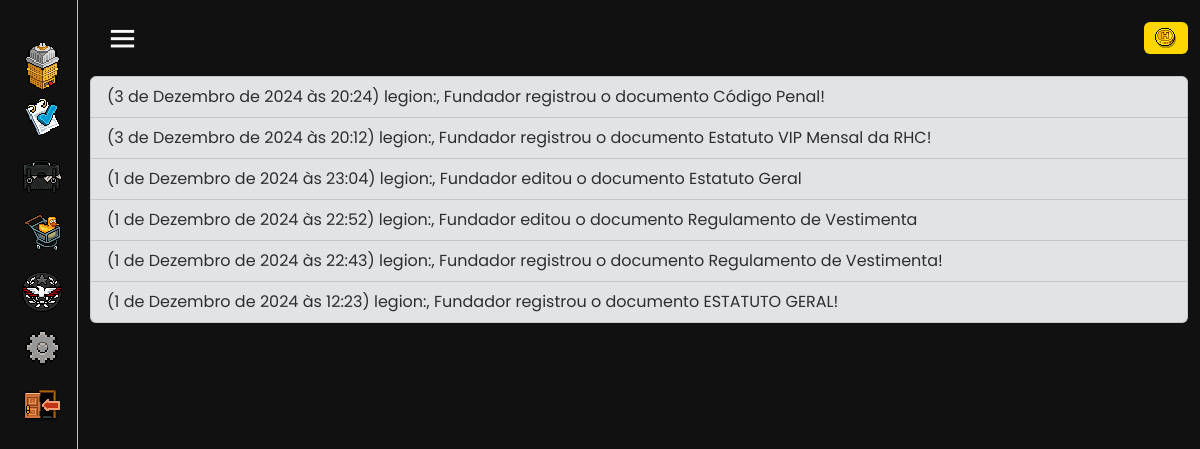
Page /system/staff/log-documentos/ on the committed database.
### System/models.py (models this page shows, shortened)
class LogDocumentos(models.Model):
      treinamento = models.ForeignKey(Documentos, verbose_name=("documentis"), on_delete=models.PROTECT, null=True)
      texto = models.TextField(blank=False, null=True, verbose_name='Texto relatorio', max_length=150)
      datatime = models.DateTimeField(default=timezone.now)

### System/views.py (the view)
# urls.py: path('staff/log-documentos/', LogDocumentosView.as_view(), name='LOGDOCUMENTOS'),
class LogDocumentosView(GroupRequiredMixin, ListView):
    model = LogDocumentos
    template_name = 'Log.html'
    context_object_name = 'logs'
    group_required = [u'STAFF']
    def get_queryset(self):
        queryset = LogDocumentos.objects.all().order_by('-datatime')
        return queryset

### Templates/Log.html
{% extends "Index.html" %}
{% load static %}
{% block main %}
<div class="container m-auto">
  {% if logs %}
  <ul class="list-group">
  {% for log in logs %}
  <li class="list-group-item list-group-item-secondary">({{log.datatime}}) {{log.texto}}</li>
  {% endfor %}
</ul>
  {% else %}
  <div class="alert alert-secondary m-auto mt-3 text-center" role="alert">
    Sem logs recentes!
  </div>
      {% endif %}
</div>
{% endblock main %}

### Arquivos/mode/style.css (style rules this page uses)
* { margin: 0; padding: 0; box-sizing: border-box; font-family: 'Poppins', sans-serif; }

### rows in the picture
LogDocumentos: datatime "3 de Dezembro de 2024 às 20:24", texto "legion:, Fundador registrou o documento Código Penal!"
LogDocumentos: datatime "3 de Dezembro de 2024 às 20:12", texto "legion:, Fundador registrou o documento Estatuto VIP Mensal da RHC!"
LogDocumentos: datatime "1 de Dezembro de 2024 às 23:04", texto "legion:, Fundador editou o documento Estatuto Geral"
LogDocumentos: datatime "1 de Dezembro de 2024 às 22:52", texto "legion:, Fundador editou o documento Regulamento de Vestimenta"
LogDocumentos: datatime "1 de Dezembro de 2024 às 22:43", texto "legion:, Fundador registrou o documento Regulamento de Vestimenta!"
LogDocumentos: datatime "1 de Dezembro de 2024 às 12:23", texto "legion:, Fundador registrou o documento ESTATUTO GERAL!"
